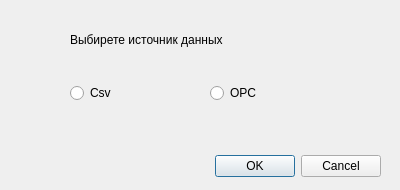
<?xml version="1.0" encoding="UTF-8"?>
<ui version="4.0">
 <class>HistoryDataSourceChooseDialog</class>
 <widget class="QDialog" name="HistoryDataSourceChooseDialog">
  <property name="geometry">
   <rect>
    <x>0</x>
    <y>0</y>
    <width>400</width>
    <height>190</height>
   </rect>
  </property>
  <property name="windowTitle">
   <string>Dialog</string>
  </property>
  <widget class="QDialogButtonBox" name="buttonBox">
   <property name="geometry">
    <rect>
     <x>40</x>
     <y>150</y>
     <width>341</width>
     <height>32</height>
    </rect>
   </property>
   <property name="orientation">
    <enum>Qt::Horizontal</enum>
   </property>
   <property name="standardButtons">
    <set>QDialogButtonBox::Cancel|QDialogButtonBox::Ok</set>
   </property>
  </widget>
  <widget class="QRadioButton" name="csvRadioButton">
   <property name="geometry">
    <rect>
     <x>70</x>
     <y>80</y>
     <width>112</width>
     <height>26</height>
    </rect>
   </property>
   <property name="text">
    <string>Csv</string>
   </property>
   <attribute name="buttonGroup">
    <string notr="true">sourceButtonGroup</string>
   </attribute>
  </widget>
  <widget class="QRadioButton" name="opcRadioButton">
   <property name="geometry">
    <rect>
     <x>210</x>
     <y>80</y>
     <width>112</width>
     <height>26</height>
    </rect>
   </property>
   <property name="text">
    <string>OPC</string>
   </property>
   <attribute name="buttonGroup">
    <string notr="true">sourceButtonGroup</string>
   </attribute>
  </widget>
  <widget class="QLabel" name="label">
   <property name="geometry">
    <rect>
     <x>70</x>
     <y>30</y>
     <width>201</width>
     <height>20</height>
    </rect>
   </property>
   <property name="text">
    <string>Выбирете источник данных</string>
   </property>
   <property name="textFormat">
    <enum>Qt::RichText</enum>
   </property>
  </widget>
 </widget>
 <resources/>
 <connections>
  <connection>
   <sender>buttonBox</sender>
   <signal>accepted()</signal>
   <receiver>HistoryDataSourceChooseDialog</receiver>
   <slot>accept()</slot>
   <hints>
    <hint type="sourcelabel">
     <x>248</x>
     <y>254</y>
    </hint>
    <hint type="destinationlabel">
     <x>157</x>
     <y>274</y>
    </hint>
   </hints>
  </connection>
  <connection>
   <sender>buttonBox</sender>
   <signal>rejected()</signal>
   <receiver>HistoryDataSourceChooseDialog</receiver>
   <slot>reject()</slot>
   <hints>
    <hint type="sourcelabel">
     <x>316</x>
     <y>260</y>
    </hint>
    <hint type="destinationlabel">
     <x>286</x>
     <y>274</y>
    </hint>
   </hints>
  </connection>
 </connections>
 <buttongroups>
  <buttongroup name="sourceButtonGroup"/>
 </buttongroups>
</ui>
